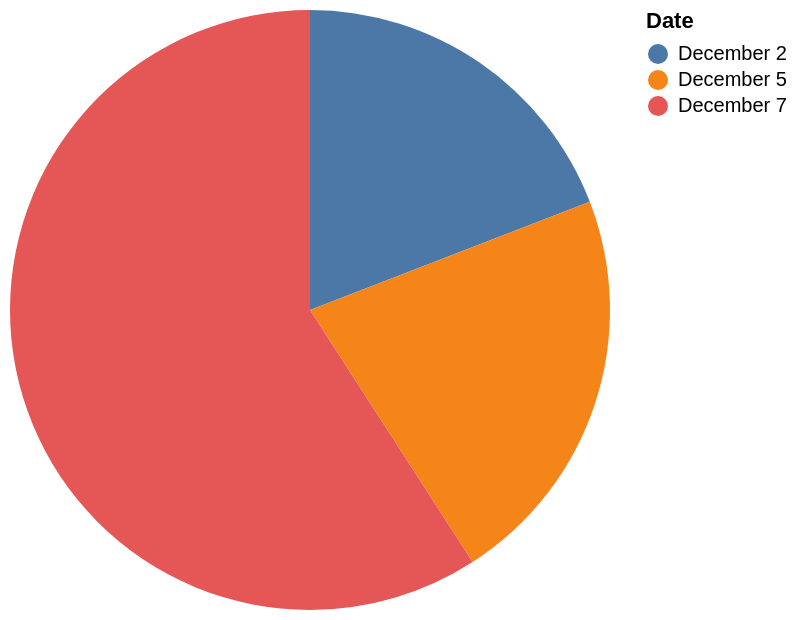

Write the Vega-Lite specification saved for this chart.
### Vega-Lite specification from a JSON file in a GitHub repository (floating-point values rounded to 4 significant figures)
{"data": {"values": [{"x_data": "December 2", "y_data": 965}, {"x_data": "December 5", "y_data": 1098}, {"x_data": "December 7", "y_data": 2983}]}, "mark": "arc", "encoding": {"theta": {"field": "y_data", "type": "quantitative", "title": "Attendance"}, "color": {"field": "x_data", "type": "nominal", "title": "Date"}}}
